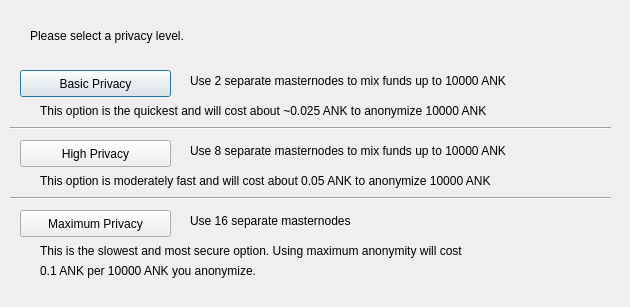
<?xml version="1.0" encoding="UTF-8"?>
<ui version="4.0">
 <class>ObfuscationConfig</class>
 <widget class="QDialog" name="ObfuscationConfig">
  <property name="geometry">
   <rect>
    <x>0</x>
    <y>0</y>
    <width>630</width>
    <height>307</height>
   </rect>
  </property>
  <property name="windowTitle">
   <string>Configure Obfuscation</string>
  </property>
  <widget class="QPushButton" name="buttonBasic">
   <property name="geometry">
    <rect>
     <x>20</x>
     <y>70</y>
     <width>151</width>
     <height>27</height>
    </rect>
   </property>
   <property name="text">
    <string>Basic Privacy</string>
   </property>
  </widget>
  <widget class="QPushButton" name="buttonHigh">
   <property name="geometry">
    <rect>
     <x>20</x>
     <y>140</y>
     <width>151</width>
     <height>27</height>
    </rect>
   </property>
   <property name="text">
    <string>High Privacy</string>
   </property>
  </widget>
  <widget class="QPushButton" name="buttonMax">
   <property name="geometry">
    <rect>
     <x>20</x>
     <y>210</y>
     <width>151</width>
     <height>27</height>
    </rect>
   </property>
   <property name="text">
    <string>Maximum Privacy</string>
   </property>
  </widget>
  <widget class="QLabel" name="label">
   <property name="geometry">
    <rect>
     <x>30</x>
     <y>20</y>
     <width>571</width>
     <height>31</height>
    </rect>
   </property>
   <property name="text">
    <string>Please select a privacy level.</string>
   </property>
  </widget>
  <widget class="QLabel" name="label_2">
   <property name="geometry">
    <rect>
     <x>190</x>
     <y>70</y>
     <width>421</width>
     <height>21</height>
    </rect>
   </property>
   <property name="text">
    <string>Use 2 separate masternodes to mix funds up to 10000 ANK</string>
   </property>
  </widget>
  <widget class="QLabel" name="label_3">
   <property name="geometry">
    <rect>
     <x>190</x>
     <y>140</y>
     <width>411</width>
     <height>21</height>
    </rect>
   </property>
   <property name="text">
    <string>Use 8 separate masternodes to mix funds up to 10000 ANK</string>
   </property>
  </widget>
  <widget class="QLabel" name="label_4">
   <property name="geometry">
    <rect>
     <x>190</x>
     <y>210</y>
     <width>421</width>
     <height>21</height>
    </rect>
   </property>
   <property name="text">
    <string>Use 16 separate masternodes</string>
   </property>
  </widget>
  <widget class="QLabel" name="label_6">
   <property name="geometry">
    <rect>
     <x>40</x>
     <y>100</y>
     <width>561</width>
     <height>21</height>
    </rect>
   </property>
   <property name="text">
    <string>This option is the quickest and will cost about ~0.025 ANK to anonymize 10000 ANK</string>
   </property>
  </widget>
  <widget class="QLabel" name="label_7">
   <property name="geometry">
    <rect>
     <x>40</x>
     <y>170</y>
     <width>561</width>
     <height>21</height>
    </rect>
   </property>
   <property name="text">
    <string>This option is moderately fast and will cost about 0.05 ANK to anonymize 10000 ANK</string>
   </property>
  </widget>
  <widget class="QLabel" name="label_8">
   <property name="geometry">
    <rect>
     <x>40</x>
     <y>240</y>
     <width>561</width>
     <height>21</height>
    </rect>
   </property>
   <property name="text">
    <string>This is the slowest and most secure option. Using maximum anonymity will cost</string>
   </property>
  </widget>
  <widget class="QLabel" name="label_9">
   <property name="geometry">
    <rect>
     <x>40</x>
     <y>260</y>
     <width>561</width>
     <height>21</height>
    </rect>
   </property>
   <property name="text">
    <string>0.1 ANK per 10000 ANK you anonymize.</string>
   </property>
  </widget>
  <widget class="Line" name="line">
   <property name="geometry">
    <rect>
     <x>10</x>
     <y>120</y>
     <width>601</width>
     <height>16</height>
    </rect>
   </property>
   <property name="orientation">
    <enum>Qt::Horizontal</enum>
   </property>
  </widget>
  <widget class="Line" name="line_2">
   <property name="geometry">
    <rect>
     <x>10</x>
     <y>190</y>
     <width>601</width>
     <height>16</height>
    </rect>
   </property>
   <property name="orientation">
    <enum>Qt::Horizontal</enum>
   </property>
  </widget>
 </widget>
 <resources/>
 <connections/>
</ui>
